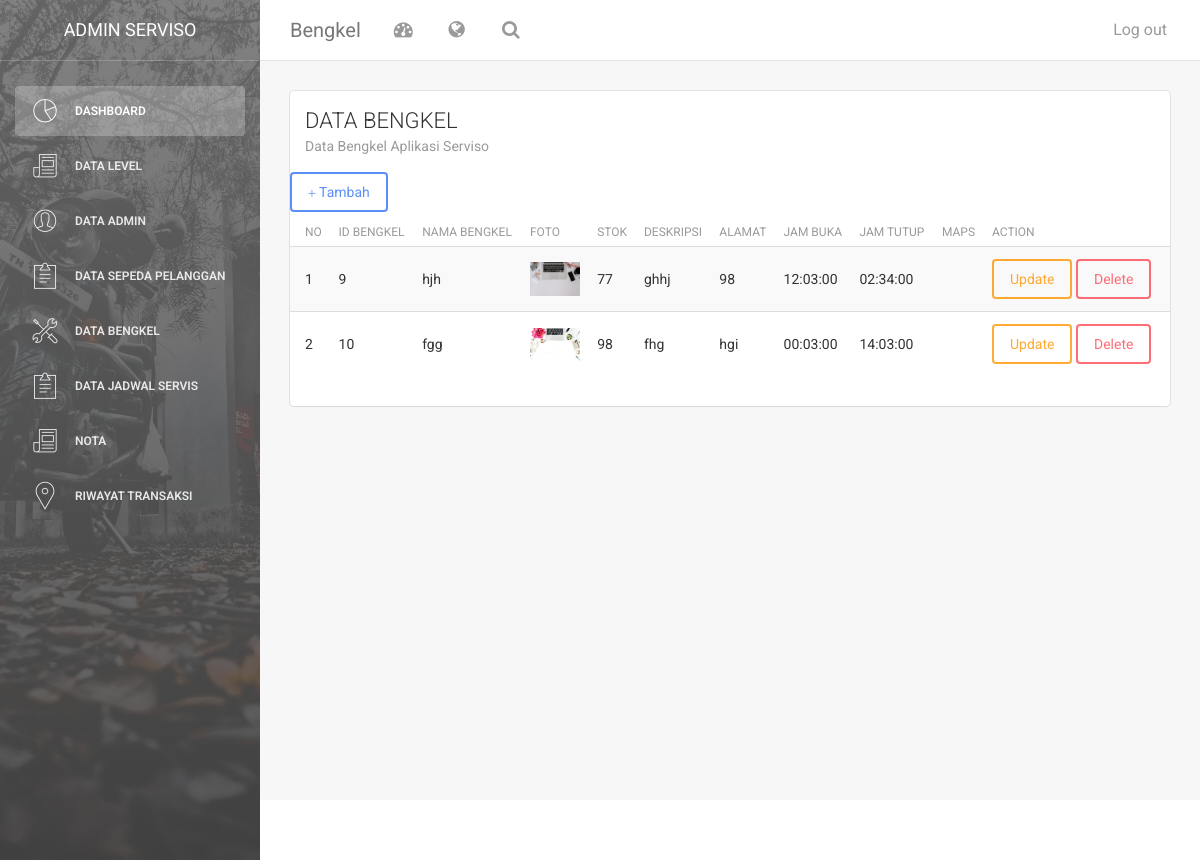
Screenshot of /index.php/bengkel with the database file from the repository.
### tables this page shows
CREATE TABLE `bengkel` (
  `id_bengkel` int(50) NOT NULL,
  `stok` int(50) NOT NULL,
  `deskripsi` text NOT NULL,
  `alamat` text NOT NULL,
  `jadwal` time DEFAULT NULL,
  `jam_tutup` time NOT NULL,
  `nama_bengkel` varchar(225) NOT NULL,
  `foto` text NOT NULL
);

### application/controllers/bengkel.php (called while the page is built, shortened)
<?php
class bengkel extends CI_Controller {
        public function __construct()
        {
          $this->load->model('bengkel_m');
          $this->load->library('form_validation');
      }
	public function index()
	{
        $data['konten']="bengkel_v";
        $this->load->model('bengkel_m');
        $data['arr']=$this->bengkel_m->get_bengkel();
        $this->load->view('dashboard',$data, FALSE);
        }
    }

### index.php (called while the page is built, shortened)
<?php
require_once BASEPATH.'core/CodeIgniter.php';

### application/models/bengkel_m.php (called while the page is built, shortened)
<?php
class bengkel_m extends CI_Model {
	public function get_bengkel()
	{
	   $arr= $this->db->get('bengkel')->result();
	   return $arr;
	}
}

### application/views/bengkel_v.php (the view, shortened to what this page needs)
<div class="content">
            <div class="container-fluid">
                <div class="row">
                    <div class="col-md-12">
                        <div class="card">
                            <div class="header">
                            <h4 class="title">DATA BENGKEL</h4>
                                <p class="category">Data Bengkel Aplikasi Serviso</p>
                            </div>
                            <div class="content table-responsive table-full-width">
                                <table class="table table-hover table-striped">
                                <a href="#tambah" class="btn btn-primary" data-toggle="modal"><span class="glyphicon glyphicon-plus"></span> Tambah</a>
                                    <thead>
                                      <th>NO</th>
                                      <th>ID BENGKEL</th>
                                      <th>NAMA BENGKEL</th>
                                      <th>FOTO</th>
                                      <th>STOK</th>
                                    	<th>DESKRIPSI</th>
                                    	<th>ALAMAT</th>
                                      <th>JAM BUKA</th>
                                      <th>JAM TUTUP</th>
                                      <th>MAPS</th>
                                        <th>ACTION</th>
                                    </thead>
                                    <?php
                                     $no=0;
                                 foreach ($arr as $dt_bengkel) {
                                    $no++;
                                        echo '<tr>
                                <td>'.$no.'</td>
                                <td>'.$dt_bengkel->id_bengkel.'</td>
                                <td>'.$dt_bengkel->nama_bengkel.'</td>
                                <td><img src="'.base_url().'assets/cover_bengkel/'.$dt_bengkel->foto.'" width="50px" /></td>
                                <td>'.$dt_bengkel->stok.'</td>
                                <td>'.$dt_bengkel->deskripsi.'</td>
                                <td>'.$dt_bengkel->alamat.'</td>
                                <td>'.$dt_bengkel->jadwal.'</td>
                                <td>'.$dt_bengkel->jam_tutup.'</td>
                                <td>'.$dt_bengkel->maps.'</td>
                                <td><a href="#update_bengkel" class="btn btn-warning" data-toggle="modal" onclick="tm_detail('.$dt_bengkel->id_bengkel.')">Update</a>
                                <a href="'.base_url('index.php/bengkel/hapus_bengkel/'.$dt_bengkel->id_bengkel).'" onclick="return confirm(\'anda yakin ingin menghaus data?\')" class="btn btn-danger">Delete</a></td>
                             </tr>';
                                }
                                ?>
                                </table>
    </div>
  </div>
</div>
                            </div>
                        </div>
                    </div>
                </div>
            </div>
        <footer class="footer">
            <div class="container-fluid">
                <nav class="pull-left">
                    <ul>
                        <li>
                            <a href="#">
                            </a>
                        </li>
                        <li>
                            <a href="#">
                            </a>
                        </li>
                        <li>
                            <a href="#">
                            </a>
                        </li>
                    </ul>
                </nav>
            </div>
        </footer>

### rows the page displays
bengkel: id_bengkel "9", nama_bengkel "hjh", foto (picture), stok "77", deskripsi "ghhj", alamat "98", jadwal "12:03:00", jam_tutup "02:34:00"
bengkel: id_bengkel "10", nama_bengkel "fgg", foto (picture), stok "98", deskripsi "fhg", alamat "hgi", jadwal "00:03:00", jam_tutup "14:03:00"
